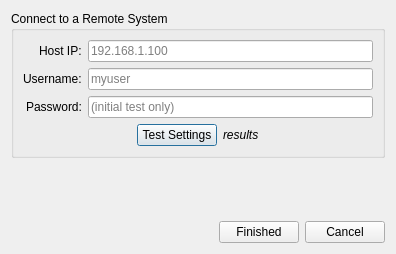
<?xml version="1.0" encoding="UTF-8"?>
<ui version="4.0">
 <class>NewConnectionWizard</class>
 <widget class="QDialog" name="NewConnectionWizard">
  <property name="geometry">
   <rect>
    <x>0</x>
    <y>0</y>
    <width>396</width>
    <height>254</height>
   </rect>
  </property>
  <property name="windowTitle">
   <string>SysAdm connection setup</string>
  </property>
  <property name="windowIcon">
   <iconset resource="../icons/icons.qrc">
    <normaloff>:/icons/black/computer.svg</normaloff>:/icons/black/computer.svg</iconset>
  </property>
  <layout class="QVBoxLayout" name="verticalLayout">
   <item>
    <widget class="QGroupBox" name="group_host">
     <property name="title">
      <string>Connect to a Remote System </string>
     </property>
     <layout class="QFormLayout" name="formLayout_2">
      <property name="labelAlignment">
       <set>Qt::AlignRight|Qt::AlignTrailing|Qt::AlignVCenter</set>
      </property>
      <item row="0" column="0">
       <widget class="QLabel" name="label_host">
        <property name="text">
         <string>Host IP:</string>
        </property>
       </widget>
      </item>
      <item row="0" column="1">
       <widget class="QLineEdit" name="line_host">
        <property name="placeholderText">
         <string notr="true">192.168.1.100</string>
        </property>
       </widget>
      </item>
      <item row="1" column="0">
       <widget class="QLabel" name="label_user">
        <property name="text">
         <string>Username:</string>
        </property>
       </widget>
      </item>
      <item row="1" column="1">
       <widget class="QLineEdit" name="line_user">
        <property name="placeholderText">
         <string>myuser</string>
        </property>
       </widget>
      </item>
      <item row="2" column="0">
       <widget class="QLabel" name="label_pass">
        <property name="text">
         <string>Password:</string>
        </property>
       </widget>
      </item>
      <item row="2" column="1">
       <widget class="QLineEdit" name="line_pass">
        <property name="echoMode">
         <enum>QLineEdit::Password</enum>
        </property>
        <property name="placeholderText">
         <string>(initial test only)</string>
        </property>
       </widget>
      </item>
      <item row="3" column="0" colspan="2">
       <layout class="QHBoxLayout" name="horizontalLayout">
        <item>
         <spacer name="horizontalSpacer_2">
          <property name="orientation">
           <enum>Qt::Horizontal</enum>
          </property>
          <property name="sizeHint" stdset="0">
           <size>
            <width>40</width>
            <height>20</height>
           </size>
          </property>
         </spacer>
        </item>
        <item>
         <widget class="QPushButton" name="push_start_test">
          <property name="text">
           <string>Test Settings</string>
          </property>
          <property name="icon">
           <iconset resource="../icons/icons.qrc">
            <normaloff>:/icons/black/computer.svg</normaloff>:/icons/black/computer.svg</iconset>
          </property>
         </widget>
        </item>
        <item>
         <widget class="QLabel" name="label_results">
          <property name="font">
           <font>
            <italic>true</italic>
           </font>
          </property>
          <property name="text">
           <string notr="true">results</string>
          </property>
         </widget>
        </item>
        <item>
         <spacer name="horizontalSpacer">
          <property name="orientation">
           <enum>Qt::Horizontal</enum>
          </property>
          <property name="sizeHint" stdset="0">
           <size>
            <width>40</width>
            <height>20</height>
           </size>
          </property>
         </spacer>
        </item>
       </layout>
      </item>
     </layout>
    </widget>
   </item>
   <item>
    <spacer name="verticalSpacer">
     <property name="orientation">
      <enum>Qt::Vertical</enum>
     </property>
     <property name="sizeHint" stdset="0">
      <size>
       <width>20</width>
       <height>40</height>
      </size>
     </property>
    </spacer>
   </item>
   <item>
    <layout class="QHBoxLayout" name="horizontalLayout_2">
     <item>
      <spacer name="horizontalSpacer_3">
       <property name="orientation">
        <enum>Qt::Horizontal</enum>
       </property>
       <property name="sizeHint" stdset="0">
        <size>
         <width>40</width>
         <height>20</height>
        </size>
       </property>
      </spacer>
     </item>
     <item>
      <widget class="QPushButton" name="push_finished">
       <property name="text">
        <string>Finished</string>
       </property>
       <property name="icon">
        <iconset resource="../icons/icons.qrc">
         <normaloff>:/icons/black/globe.svg</normaloff>:/icons/black/globe.svg</iconset>
       </property>
      </widget>
     </item>
     <item>
      <widget class="QPushButton" name="push_cancel">
       <property name="text">
        <string>Cancel</string>
       </property>
       <property name="icon">
        <iconset resource="../icons/icons.qrc">
         <normaloff>:/icons/black/cancel.svg</normaloff>:/icons/black/cancel.svg</iconset>
       </property>
      </widget>
     </item>
    </layout>
   </item>
  </layout>
 </widget>
 <resources>
  <include location="../icons/icons.qrc"/>
 </resources>
 <connections/>
</ui>
